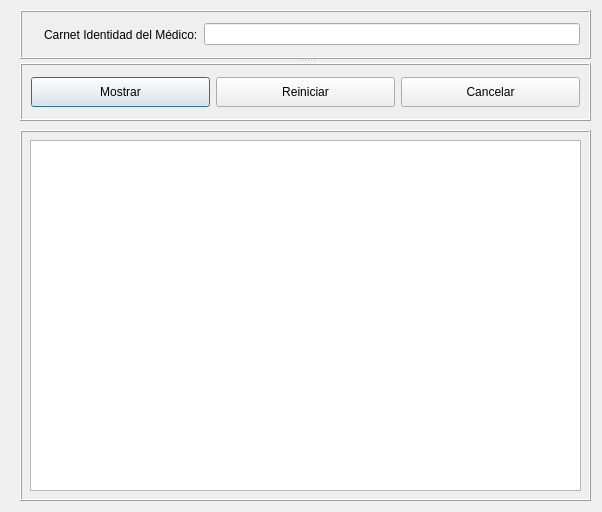
<?xml version="1.0" encoding="UTF-8"?>
<ui version="4.0">
 <class>Dialog</class>
 <widget class="QDialog" name="Dialog">
  <property name="geometry">
   <rect>
    <x>0</x>
    <y>0</y>
    <width>602</width>
    <height>512</height>
   </rect>
  </property>
  <property name="minimumSize">
   <size>
    <width>602</width>
    <height>512</height>
   </size>
  </property>
  <property name="maximumSize">
   <size>
    <width>602</width>
    <height>512</height>
   </size>
  </property>
  <property name="windowTitle">
   <string>Dialog</string>
  </property>
  <property name="windowIcon">
   <iconset>
    <normaloff>Qt.png</normaloff>Qt.png</iconset>
  </property>
  <widget class="QFrame" name="frame_3">
   <property name="geometry">
    <rect>
     <x>20</x>
     <y>130</y>
     <width>571</width>
     <height>371</height>
    </rect>
   </property>
   <property name="frameShape">
    <enum>QFrame::Box</enum>
   </property>
   <property name="frameShadow">
    <enum>QFrame::Raised</enum>
   </property>
   <widget class="QTableWidget" name="tablaTurnos">
    <property name="geometry">
     <rect>
      <x>10</x>
      <y>10</y>
      <width>551</width>
      <height>351</height>
     </rect>
    </property>
    <property name="editTriggers">
     <set>QAbstractItemView::NoEditTriggers</set>
    </property>
    <property name="selectionBehavior">
     <enum>QAbstractItemView::SelectRows</enum>
    </property>
    <property name="columnCount">
     <number>0</number>
    </property>
   </widget>
  </widget>
  <widget class="QSplitter" name="splitter">
   <property name="geometry">
    <rect>
     <x>20</x>
     <y>10</y>
     <width>571</width>
     <height>111</height>
    </rect>
   </property>
   <property name="orientation">
    <enum>Qt::Vertical</enum>
   </property>
   <widget class="QFrame" name="frame">
    <property name="frameShape">
     <enum>QFrame::Box</enum>
    </property>
    <property name="frameShadow">
     <enum>QFrame::Raised</enum>
    </property>
    <layout class="QHBoxLayout" name="horizontalLayout">
     <item>
      <widget class="QLabel" name="label_4">
       <property name="text">
        <string/>
       </property>
      </widget>
     </item>
     <item>
      <widget class="QLabel" name="label">
       <property name="text">
        <string>Carnet Identidad del Médico:</string>
       </property>
      </widget>
     </item>
     <item>
      <widget class="QLineEdit" name="text_ci"/>
     </item>
    </layout>
   </widget>
   <widget class="QFrame" name="frame_2">
    <property name="frameShape">
     <enum>QFrame::Box</enum>
    </property>
    <property name="frameShadow">
     <enum>QFrame::Raised</enum>
    </property>
    <layout class="QHBoxLayout" name="horizontalLayout_2">
     <item>
      <widget class="QPushButton" name="btn_show">
       <property name="minimumSize">
        <size>
         <width>0</width>
         <height>30</height>
        </size>
       </property>
       <property name="maximumSize">
        <size>
         <width>182</width>
         <height>30</height>
        </size>
       </property>
       <property name="text">
        <string>Mostrar</string>
       </property>
      </widget>
     </item>
     <item>
      <widget class="QPushButton" name="btn_restart">
       <property name="minimumSize">
        <size>
         <width>0</width>
         <height>30</height>
        </size>
       </property>
       <property name="text">
        <string>Reiniciar</string>
       </property>
      </widget>
     </item>
     <item>
      <widget class="QPushButton" name="btn_cancel">
       <property name="minimumSize">
        <size>
         <width>0</width>
         <height>30</height>
        </size>
       </property>
       <property name="text">
        <string>Cancelar</string>
       </property>
      </widget>
     </item>
    </layout>
   </widget>
  </widget>
 </widget>
 <resources/>
 <connections/>
</ui>
